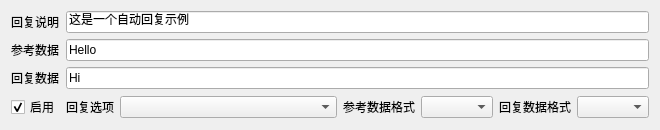
<?xml version="1.0" encoding="UTF-8"?>
<ui version="4.0">
 <class>SAKAutoResponseItemWidget</class>
 <widget class="QWidget" name="SAKAutoResponseItemWidget">
  <property name="geometry">
   <rect>
    <x>0</x>
    <y>0</y>
    <width>660</width>
    <height>116</height>
   </rect>
  </property>
  <property name="windowTitle">
   <string>Form</string>
  </property>
  <layout class="QGridLayout" name="gridLayout">
   <item row="3" column="0">
    <widget class="QCheckBox" name="enableCheckBox">
     <property name="text">
      <string>启用</string>
     </property>
     <property name="checked">
      <bool>true</bool>
     </property>
    </widget>
   </item>
   <item row="2" column="0">
    <widget class="QLabel" name="label_3">
     <property name="text">
      <string>回复数据</string>
     </property>
    </widget>
   </item>
   <item row="0" column="0">
    <widget class="QLabel" name="label">
     <property name="text">
      <string>回复说明</string>
     </property>
    </widget>
   </item>
   <item row="1" column="0">
    <widget class="QLabel" name="label_2">
     <property name="text">
      <string>参考数据</string>
     </property>
    </widget>
   </item>
   <item row="3" column="2">
    <widget class="QComboBox" name="optionComboBox">
     <property name="sizePolicy">
      <sizepolicy hsizetype="Expanding" vsizetype="Fixed">
       <horstretch>0</horstretch>
       <verstretch>0</verstretch>
      </sizepolicy>
     </property>
    </widget>
   </item>
   <item row="3" column="5">
    <widget class="QLabel" name="label_6">
     <property name="text">
      <string>回复数据格式</string>
     </property>
    </widget>
   </item>
   <item row="3" column="1">
    <widget class="QLabel" name="label_4">
     <property name="text">
      <string>回复选项</string>
     </property>
    </widget>
   </item>
   <item row="3" column="4">
    <widget class="QComboBox" name="referenceDataFromatComboBox"/>
   </item>
   <item row="3" column="3">
    <widget class="QLabel" name="label_5">
     <property name="text">
      <string>参考数据格式</string>
     </property>
    </widget>
   </item>
   <item row="3" column="6">
    <widget class="QComboBox" name="responseDataFormatComboBox"/>
   </item>
   <item row="2" column="1" colspan="6">
    <widget class="QLineEdit" name="responseLineEdit">
     <property name="text">
      <string>Hi</string>
     </property>
    </widget>
   </item>
   <item row="1" column="1" colspan="6">
    <widget class="QLineEdit" name="referenceLineEdit">
     <property name="text">
      <string>Hello</string>
     </property>
    </widget>
   </item>
   <item row="0" column="1" colspan="6">
    <widget class="QLineEdit" name="remarkLineEdit">
     <property name="text">
      <string>这是一个自动回复示例</string>
     </property>
    </widget>
   </item>
  </layout>
 </widget>
 <resources/>
 <connections/>
</ui>
